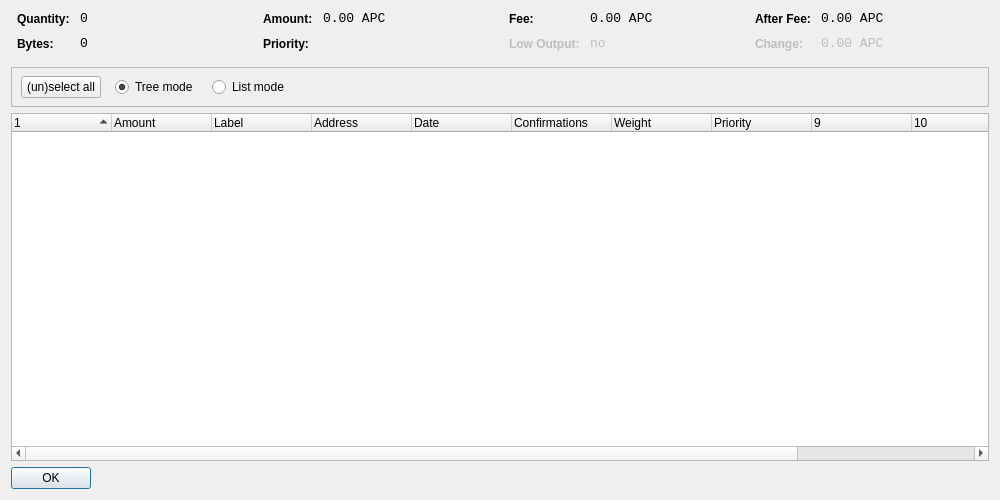
<?xml version="1.0" encoding="UTF-8"?>
<ui version="4.0">
 <class>CoinControlDialog</class>
 <widget class="QWidget" name="CoinControlDialog">
  <property name="geometry">
   <rect>
    <x>0</x>
    <y>0</y>
    <width>1000</width>
    <height>500</height>
   </rect>
  </property>
  <property name="windowTitle">
   <string>Coin Control</string>
  </property>
  <layout class="QVBoxLayout" name="verticalLayout">
   <item>
    <layout class="QHBoxLayout" name="horizontalLayoutTop" stretch="0,0,0,0">
     <property name="topMargin">
      <number>0</number>
     </property>
     <property name="bottomMargin">
      <number>10</number>
     </property>
     <item>
      <layout class="QFormLayout" name="formLayoutCoinControl1">
       <property name="horizontalSpacing">
        <number>10</number>
       </property>
       <property name="verticalSpacing">
        <number>10</number>
       </property>
       <property name="leftMargin">
        <number>6</number>
       </property>
       <property name="rightMargin">
        <number>6</number>
       </property>
       <item row="0" column="0">
        <widget class="QLabel" name="labelCoinControlQuantityText">
         <property name="styleSheet">
          <string notr="true">font-weight:bold;</string>
         </property>
         <property name="text">
          <string>Quantity:</string>
         </property>
        </widget>
       </item>
       <item row="0" column="1">
        <widget class="QLabel" name="labelCoinControlQuantity">
         <property name="font">
          <font>
           <family>Monospace</family>
           <pointsize>10</pointsize>
          </font>
         </property>
         <property name="cursor">
          <cursorShape>IBeamCursor</cursorShape>
         </property>
         <property name="contextMenuPolicy">
          <enum>Qt::ActionsContextMenu</enum>
         </property>
         <property name="text">
          <string notr="true">0</string>
         </property>
         <property name="textInteractionFlags">
          <set>Qt::LinksAccessibleByMouse|Qt::TextSelectableByKeyboard|Qt::TextSelectableByMouse</set>
         </property>
        </widget>
       </item>
       <item row="1" column="0">
        <widget class="QLabel" name="labelCoinControlBytesText">
         <property name="styleSheet">
          <string notr="true">font-weight:bold;</string>
         </property>
         <property name="text">
          <string>Bytes:</string>
         </property>
        </widget>
       </item>
       <item row="1" column="1">
        <widget class="QLabel" name="labelCoinControlBytes">
         <property name="font">
          <font>
           <family>Monospace</family>
           <pointsize>10</pointsize>
          </font>
         </property>
         <property name="cursor">
          <cursorShape>IBeamCursor</cursorShape>
         </property>
         <property name="contextMenuPolicy">
          <enum>Qt::ActionsContextMenu</enum>
         </property>
         <property name="text">
          <string notr="true">0</string>
         </property>
         <property name="textInteractionFlags">
          <set>Qt::LinksAccessibleByMouse|Qt::TextSelectableByKeyboard|Qt::TextSelectableByMouse</set>
         </property>
        </widget>
       </item>
      </layout>
     </item>
     <item>
      <layout class="QFormLayout" name="formLayoutCoinControl2">
       <property name="horizontalSpacing">
        <number>10</number>
       </property>
       <property name="verticalSpacing">
        <number>10</number>
       </property>
       <property name="leftMargin">
        <number>6</number>
       </property>
       <property name="rightMargin">
        <number>6</number>
       </property>
       <item row="0" column="0">
        <widget class="QLabel" name="labelCoinControlAmountText">
         <property name="styleSheet">
          <string notr="true">font-weight:bold;</string>
         </property>
         <property name="text">
          <string>Amount:</string>
         </property>
        </widget>
       </item>
       <item row="0" column="1">
        <widget class="QLabel" name="labelCoinControlAmount">
         <property name="font">
          <font>
           <family>Monospace</family>
           <pointsize>10</pointsize>
          </font>
         </property>
         <property name="cursor">
          <cursorShape>IBeamCursor</cursorShape>
         </property>
         <property name="contextMenuPolicy">
          <enum>Qt::ActionsContextMenu</enum>
         </property>
         <property name="text">
          <string notr="true">0.00 APC</string>
         </property>
         <property name="textInteractionFlags">
          <set>Qt::LinksAccessibleByMouse|Qt::TextSelectableByKeyboard|Qt::TextSelectableByMouse</set>
         </property>
        </widget>
       </item>
       <item row="1" column="0">
        <widget class="QLabel" name="labelCoinControlPriorityText">
         <property name="styleSheet">
          <string notr="true">font-weight:bold;</string>
         </property>
         <property name="text">
          <string>Priority:</string>
         </property>
        </widget>
       </item>
       <item row="1" column="1">
        <widget class="QLabel" name="labelCoinControlPriority">
         <property name="font">
          <font>
           <family>Monospace</family>
           <pointsize>10</pointsize>
          </font>
         </property>
         <property name="cursor">
          <cursorShape>IBeamCursor</cursorShape>
         </property>
         <property name="contextMenuPolicy">
          <enum>Qt::ActionsContextMenu</enum>
         </property>
         <property name="text">
          <string/>
         </property>
         <property name="textInteractionFlags">
          <set>Qt::LinksAccessibleByMouse|Qt::TextSelectableByKeyboard|Qt::TextSelectableByMouse</set>
         </property>
        </widget>
       </item>
      </layout>
     </item>
     <item>
      <layout class="QFormLayout" name="formLayoutCoinControl3">
       <property name="horizontalSpacing">
        <number>10</number>
       </property>
       <property name="verticalSpacing">
        <number>10</number>
       </property>
       <property name="leftMargin">
        <number>6</number>
       </property>
       <property name="rightMargin">
        <number>6</number>
       </property>
       <item row="0" column="0">
        <widget class="QLabel" name="labelCoinControlFeeText">
         <property name="styleSheet">
          <string notr="true">font-weight:bold;</string>
         </property>
         <property name="text">
          <string>Fee:</string>
         </property>
        </widget>
       </item>
       <item row="0" column="1">
        <widget class="QLabel" name="labelCoinControlFee">
         <property name="font">
          <font>
           <family>Monospace</family>
           <pointsize>10</pointsize>
          </font>
         </property>
         <property name="cursor">
          <cursorShape>IBeamCursor</cursorShape>
         </property>
         <property name="contextMenuPolicy">
          <enum>Qt::ActionsContextMenu</enum>
         </property>
         <property name="text">
          <string notr="true">0.00 APC</string>
         </property>
         <property name="textInteractionFlags">
          <set>Qt::LinksAccessibleByMouse|Qt::TextSelectableByKeyboard|Qt::TextSelectableByMouse</set>
         </property>
        </widget>
       </item>
       <item row="1" column="0">
        <widget class="QLabel" name="labelCoinControlLowOutputText">
         <property name="enabled">
          <bool>false</bool>
         </property>
         <property name="styleSheet">
          <string notr="true">font-weight:bold;</string>
         </property>
         <property name="text">
          <string>Low Output:</string>
         </property>
        </widget>
       </item>
       <item row="1" column="1">
        <widget class="QLabel" name="labelCoinControlLowOutput">
         <property name="enabled">
          <bool>false</bool>
         </property>
         <property name="font">
          <font>
           <family>Monospace</family>
           <pointsize>10</pointsize>
          </font>
         </property>
         <property name="cursor">
          <cursorShape>IBeamCursor</cursorShape>
         </property>
         <property name="contextMenuPolicy">
          <enum>Qt::ActionsContextMenu</enum>
         </property>
         <property name="text">
          <string>no</string>
         </property>
         <property name="textInteractionFlags">
          <set>Qt::LinksAccessibleByMouse|Qt::TextSelectableByKeyboard|Qt::TextSelectableByMouse</set>
         </property>
        </widget>
       </item>
      </layout>
     </item>
     <item>
      <layout class="QFormLayout" name="formLayoutCoinControl4">
       <property name="horizontalSpacing">
        <number>10</number>
       </property>
       <property name="verticalSpacing">
        <number>10</number>
       </property>
       <property name="leftMargin">
        <number>6</number>
       </property>
       <property name="rightMargin">
        <number>6</number>
       </property>
       <item row="0" column="0">
        <widget class="QLabel" name="labelCoinControlAfterFeeText">
         <property name="styleSheet">
          <string notr="true">font-weight:bold;</string>
         </property>
         <property name="text">
          <string>After Fee:</string>
         </property>
        </widget>
       </item>
       <item row="0" column="1">
        <widget class="QLabel" name="labelCoinControlAfterFee">
         <property name="font">
          <font>
           <family>Monospace</family>
           <pointsize>10</pointsize>
          </font>
         </property>
         <property name="cursor">
          <cursorShape>IBeamCursor</cursorShape>
         </property>
         <property name="contextMenuPolicy">
          <enum>Qt::ActionsContextMenu</enum>
         </property>
         <property name="text">
          <string notr="true">0.00 APC</string>
         </property>
         <property name="textInteractionFlags">
          <set>Qt::LinksAccessibleByMouse|Qt::TextSelectableByKeyboard|Qt::TextSelectableByMouse</set>
         </property>
        </widget>
       </item>
       <item row="1" column="0">
        <widget class="QLabel" name="labelCoinControlChangeText">
         <property name="enabled">
          <bool>false</bool>
         </property>
         <property name="styleSheet">
          <string notr="true">font-weight:bold;</string>
         </property>
         <property name="text">
          <string>Change:</string>
         </property>
        </widget>
       </item>
       <item row="1" column="1">
        <widget class="QLabel" name="labelCoinControlChange">
         <property name="enabled">
          <bool>false</bool>
         </property>
         <property name="font">
          <font>
           <family>Monospace</family>
           <pointsize>10</pointsize>
          </font>
         </property>
         <property name="cursor">
          <cursorShape>IBeamCursor</cursorShape>
         </property>
         <property name="contextMenuPolicy">
          <enum>Qt::ActionsContextMenu</enum>
         </property>
         <property name="text">
          <string notr="true">0.00 APC</string>
         </property>
         <property name="textInteractionFlags">
          <set>Qt::LinksAccessibleByMouse|Qt::TextSelectableByKeyboard|Qt::TextSelectableByMouse</set>
         </property>
        </widget>
       </item>
      </layout>
     </item>
    </layout>
   </item>
   <item>
    <widget class="QFrame" name="frame">
     <property name="minimumSize">
      <size>
       <width>0</width>
       <height>40</height>
      </size>
     </property>
     <property name="frameShape">
      <enum>QFrame::StyledPanel</enum>
     </property>
     <property name="frameShadow">
      <enum>QFrame::Sunken</enum>
     </property>
     <widget class="QWidget" name="horizontalLayoutWidget">
      <property name="geometry">
       <rect>
        <x>10</x>
        <y>0</y>
        <width>781</width>
        <height>41</height>
       </rect>
      </property>
      <layout class="QHBoxLayout" name="horizontalLayoutPanel" stretch="0,0,0,0">
       <property name="spacing">
        <number>14</number>
       </property>
       <item>
        <widget class="QPushButton" name="pushButtonSelectAll">
         <property name="sizePolicy">
          <sizepolicy hsizetype="Maximum" vsizetype="Fixed">
           <horstretch>0</horstretch>
           <verstretch>0</verstretch>
          </sizepolicy>
         </property>
         <property name="text">
          <string>(un)select all</string>
         </property>
        </widget>
       </item>
       <item>
        <widget class="QRadioButton" name="radioTreeMode">
         <property name="sizePolicy">
          <sizepolicy hsizetype="Maximum" vsizetype="Fixed">
           <horstretch>0</horstretch>
           <verstretch>0</verstretch>
          </sizepolicy>
         </property>
         <property name="text">
          <string>Tree mode</string>
         </property>
         <property name="checked">
          <bool>true</bool>
         </property>
        </widget>
       </item>
       <item>
        <widget class="QRadioButton" name="radioListMode">
         <property name="sizePolicy">
          <sizepolicy hsizetype="Maximum" vsizetype="Fixed">
           <horstretch>0</horstretch>
           <verstretch>0</verstretch>
          </sizepolicy>
         </property>
         <property name="text">
          <string>List mode</string>
         </property>
        </widget>
       </item>
       <item>
        <spacer name="horizontalSpacer">
         <property name="orientation">
          <enum>Qt::Horizontal</enum>
         </property>
         <property name="sizeHint" stdset="0">
          <size>
           <width>40</width>
           <height>20</height>
          </size>
         </property>
        </spacer>
       </item>
      </layout>
     </widget>
    </widget>
   </item>
   <item>
    <widget class="CoinControlTreeWidget" name="treeWidget">
     <property name="contextMenuPolicy">
      <enum>Qt::CustomContextMenu</enum>
     </property>
     <property name="sortingEnabled">
      <bool>false</bool>
     </property>
     <property name="columnCount">
      <number>12</number>
     </property>
     <attribute name="headerShowSortIndicator" stdset="0">
      <bool>true</bool>
     </attribute>
     <attribute name="headerStretchLastSection">
      <bool>false</bool>
     </attribute>
     <column>
      <property name="text">
       <string/>
      </property>
     </column>
     <column>
      <property name="text">
       <string>Amount</string>
      </property>
     </column>
     <column>
      <property name="text">
       <string>Label</string>
      </property>
     </column>
     <column>
      <property name="text">
       <string>Address</string>
      </property>
     </column>
     <column>
      <property name="text">
       <string>Date</string>
      </property>
     </column>
     <column>
      <property name="text">
       <string>Confirmations</string>
      </property>
      <property name="toolTip">
       <string>Confirmed</string>
      </property>
     </column>
     <column>
      <property name="text">
       <string>Weight</string>
      </property>
     </column>
     <column>
      <property name="text">
       <string>Priority</string>
      </property>
     </column>
     <column>
      <property name="text">
       <string/>
      </property>
     </column>
     <column>
      <property name="text">
       <string/>
      </property>
     </column>
     <column>
      <property name="text">
       <string/>
      </property>
     </column>
     <column>
      <property name="text">
       <string/>
      </property>
     </column>
    </widget>
   </item>
   <item>
    <widget class="QDialogButtonBox" name="buttonBox">
     <property name="sizePolicy">
      <sizepolicy hsizetype="Maximum" vsizetype="Fixed">
       <horstretch>0</horstretch>
       <verstretch>0</verstretch>
      </sizepolicy>
     </property>
     <property name="orientation">
      <enum>Qt::Horizontal</enum>
     </property>
     <property name="standardButtons">
      <set>QDialogButtonBox::Ok</set>
     </property>
    </widget>
   </item>
  </layout>
 </widget>
 <customwidgets>
  <customwidget>
   <class>CoinControlTreeWidget</class>
   <extends>QTreeWidget</extends>
   <header>coincontroltreewidget.h</header>
  </customwidget>
 </customwidgets>
 <resources/>
 <connections/>
</ui>
